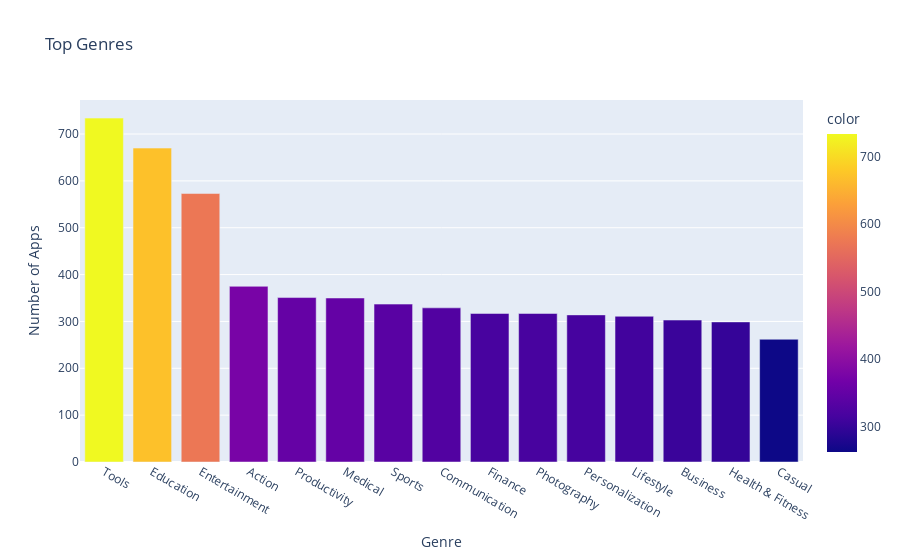

Source (notebook cell):
### Markdown cell above
**Challenge**: Can you create this chart with the Series containing the genre data? 

<img src=https://imgur.com/DbcoQli.png width=400>

Try experimenting with the built in colour scales in Plotly. You can find a full list [here](https://plotly.com/python/builtin-colorscales/). 

* Find a way to set the colour scale using the color_continuous_scale parameter. 
* Find a way to make the color axis disappear by using coloraxis_showscale.

### Code cell
genre_chart=px.bar(x=num_gen.index[:15],y=num_gen.values[:15],color=num_gen.values[:15],title="Top Genres")
genre_chart.update_layout(
        xaxis_title="Genre",
        yaxis_title="Number of Apps",
        yaxis=dict(
            tickvals=list(range(0,801,100))
        )
        )
genre_chart.show()

### Figure 1 — Plotly figure (JSON) as saved in the notebook; plotly's stock layout.template omitted (floating-point values rounded to 4 significant figures)
{"data": [{"alignmentgroup": "True", "hovertemplate": "x=%{x}<br>y=%{y}<br>color=%{marker.color}<extra></extra>", "legendgroup": "", "marker": {"color": [734, 670, 573, 375, 351, 350, 337, 329, 317, 317, 314, 311, 303, 299, 262], "coloraxis": "coloraxis", "pattern": {"shape": ""}}, "name": "", "offsetgroup": "", "orientation": "v", "showlegend": false, "textposition": "auto", "type": "bar", "x": ["Tools", "Education", "Entertainment", "Action", "Productivity", "Medical", "Sports", "Communication", "Finance", "Photography", "Personalization", "Lifestyle", "Business", "Health & Fitness", "Casual"], "xaxis": "x", "y": [734, 670, 573, 375, 351, 350, 337, 329, 317, 317, 314, 311, 303, 299, 262], "yaxis": "y"}], "layout": {"barmode": "relative", "coloraxis": {"colorbar": {"title": {"text": "color"}}, "colorscale": [[0, "#0d0887"], [0.1111, "#46039f"], [0.2222, "#7201a8"], [0.3333, "#9c179e"], [0.4444, "#bd3786"], [0.5556, "#d8576b"], [0.6667, "#ed7953"], [0.7778, "#fb9f3a"], [0.8889, "#fdca26"], [1, "#f0f921"]]}, "legend": {"tracegroupgap": 0}, "title": {"text": "Top Genres"}, "xaxis": {"anchor": "y", "domain": [0, 1], "title": {"text": "Genre"}}, "yaxis": {"anchor": "x", "domain": [0, 1], "tickvals": [0, 100, 200, 300, 400, 500, 600, 700, 800], "title": {"text": "Number of Apps"}}}}
